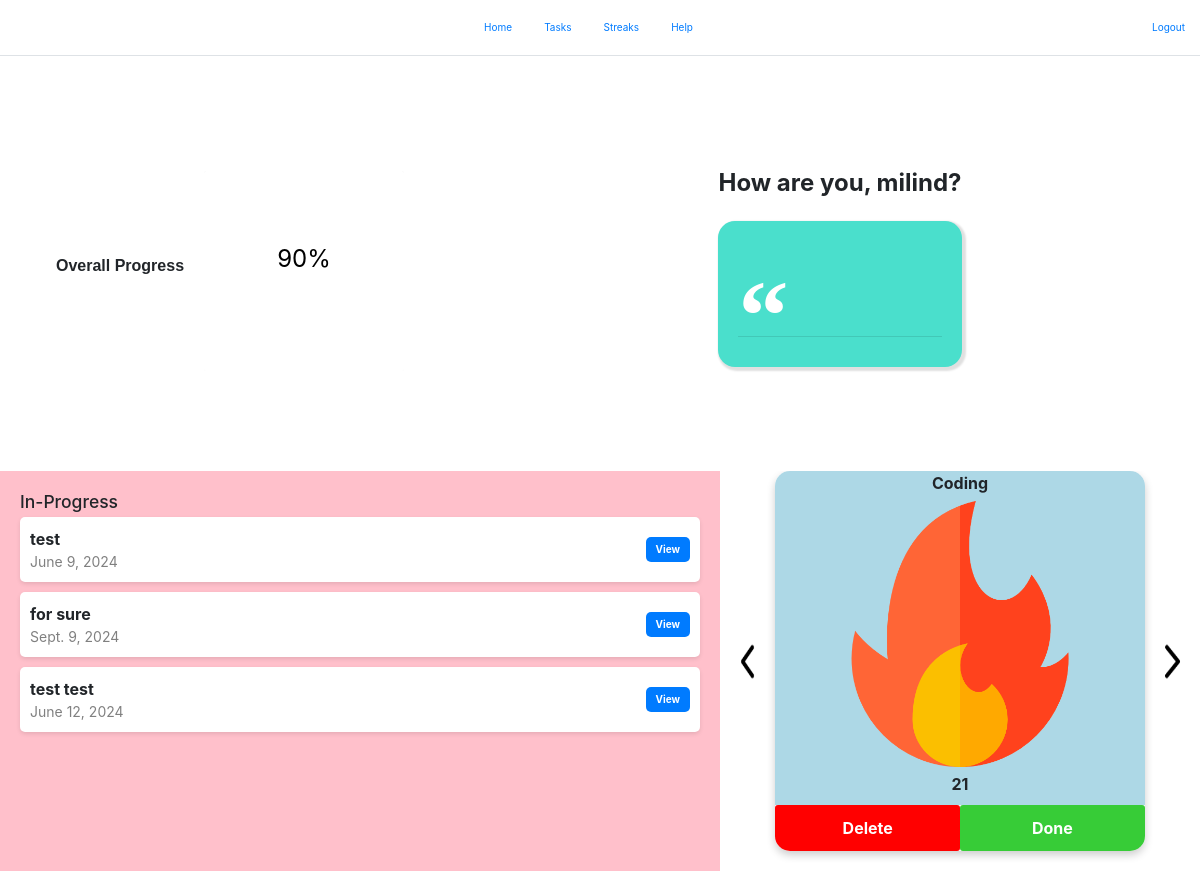
The app's page / (signed in) with its own data.
### Tasks/models.py (models this page shows, shortened)
class Task(models.Model):
    TO_DO = 'to-do'
    IN_PROGRESS = 'in progress'
    DONE = 'done'
    PROGRESS_STATUS_CHOICES = [
        (TO_DO, 'To-Do'),
        (IN_PROGRESS, 'In Progress'),
        (DONE, 'Done'),
    ]
    title = models.CharField(max_length=255)
    due_date = models.DateField()
    created_date = models.DateTimeField(auto_now_add=True)
    description = models.TextField()
    progress_status = models.CharField(
        max_length=20,
        choices=PROGRESS_STATUS_CHOICES,
        default=TO_DO,
    )
    owner = models.ForeignKey('auth.User', related_name='tasks',on_delete=models.CASCADE)

### Streaks/models.py (models this page shows, shortened)
class Streak(models.Model):
    title = models.CharField(max_length=255)
    days = models.IntegerField()
    owner = models.ForeignKey('auth.User', related_name='streaks',on_delete=models.CASCADE)

### myapp/views.py (the view)
# urls.py: path("",HomeView.as_view(), name='home'),
class HomeView(LoginRequiredMixin, TemplateView):
    template_name = 'home.html'
    def get_context_data(self, **kwargs):
        context = super().get_context_data(**kwargs)
        in_progress_tasks = Task.objects.filter(owner=self.request.user, progress_status=Task.IN_PROGRESS)
        context['in_progress_tasks'] = in_progress_tasks
        try:
            first_streak = Streak.objects.filter(owner=self.request.user).first()
            if first_streak:
                streak_data = {
                    'title': first_streak.title,
                    'days': first_streak.days,
                    'id' : first_streak.id,
                }
                context['streak'] = streak_data
            else:
                context['streak'] = None
        except Streak.DoesNotExist:
            context['streak'] = None
        return context

### templates/home.html (shortened to what this page needs)
{% extends "base.html" %}
{% block content %}
{% load static %}
<div class="red-half">
    <div class="left-section">
            <p>Overall Progress</p>
            <div class="progress blue">
                <span class="progress-left">
                </span>
                <span class="progress-right">
                </span>
                <div class="progress-value">90%</div>
            </div>
    </div>
    <div class="right-section">
        <div>
            <p class="greeting">How are you, {{ user.username }}?</p>
            <blockquote class="quote-box">
                <p class="quotation-mark">“</p>
                <hr>
            </blockquote>
        </div>
    </div>
</div>
<div class="green-half">
    <div class="pink-section">
        <h3 class="tasks-title">In-Progress</h3>
        {% for task in in_progress_tasks %}
        <div class="task-bar">
            <div>
                <div class="task-title">{{ task.title }}</div>
                <div class="task-date">{{ task.due_date }}</div>
            </div>
            <button class="task-button">View</button>
        </div>
        {% endfor %}
    </div>
    <div class="orange-section">
        <div class="left-button">
            <img src="{% static 'icons/left.png' %}" alt="">
        </div>
        <div class="floating-card">
            <div class="img-text">
                <div class="streak-title">{{ streak.title }}</div> </div>
            <div class="img-container">
                <img src="{% static 'icons/streak.png' %}" alt="Streak Image" class="floating-card-image">
            </div>
            <div class="streak-info">
                <p>{{ streak.days }}</p> </div>
            <div class="streak-buttons">
                <button class="button-red">Delete</button>
                <button class="button-green">Done</button>
            </div>
        </div>
        <div class="right-button">
            <img src="{% static 'icons/next.png' %}" alt="">
        </div>
    </div>
</div>
{% endblock %}

### static/css/style.css (style rules this page uses)
.progress { box-sizing: border-box; background: none; margin: 20px; position: relative; aspect-ratio: 1; min-width: 200px; min-height: 200px; }
.progress:after { content: ""; width: 100%; height: 100%; border-radius: 50%; position: absolute; top: 0; left: 0; }
.progress > span { width: 50%; height: 100%; overflow: hidden; position: absolute; top: 0; z-index: 1; }
.progress .progress-left { left: 0; background-color: white; }
.progress .progress-right { right: 0; background-color: white; }
.progress .progress-value { width: 90%; height: 90%; border-radius: 50%; font-size: 24px; color: black; line-height: 135px; text-align: center; position: absolute; top: 5%; left: 5%; z-index: 2; }
.progress-value { color: black; padding-top: 10px; z-index: 2; }
.red-half { height: 50vh; display: flex; }
.left-section { width: 40%; background-color: white; position: relative; display: flex; align-items: center; justify-content: center; }
.left-section>p { font-family: Verdana, Geneva, Tahoma, sans-serif; font-weight: bold; font-size: medium; }
.right-section { width: 60%; display: flex; align-items: center; justify-content: center; background-color: white; padding: 20px; box-sizing: border-box; }
.green-half { height: 50vh; display: flex; }
.pink-section { width: 60%; background-color: pink; overflow-y: auto; padding: 20px; }
.orange-section { width: 40%; background-color: white; display: flex; position: relative; overflow: hidden; padding-bottom: 20px; }
.left-button, .right-button { width: 15%; height: auto; display: flex; align-items: center; justify-content: center; }
.floating-card { width: 100%; height: 100%; background-color: white; box-shadow: 0 4px 8px rgba(0, 0, 0, 0.2); border-radius: 15px; text-align: center; overflow: hidden; display: flex; flex-direction: column; justify-content: center; align-items: center; }
.img-text { height: 10%; font: bold; font-size: medium; font-weight: bold; width: 100%; background-color: lightblue; }
.img-container { height:70%; width: 100%; flex: 1; display: flex; align-items: center; justify-content: center; background-color: lightblue; }
.img-container img { max-width: 100%; max-height: 100%; object-fit: contain; }
.streak-buttons { display: flex; justify-content: space-around; width: 100%; height: 15%; }
.streak-info { height: 10%; width: 100%; padding-top:5px; background-color: lightblue; font: bold; font-size: medium; font-weight: bold; }
.button-red, .button-green { width: 50%; border: none; cursor: pointer; font-size: medium; font-weight: bold; }
.button-red { background-color: red; color: white; }
.button-green { background-color: rgb(55, 204, 55); color: white; }
blockquote { border-left: none; }
.quote-box { overflow: hidden; border-radius: 17px; background-color: #4ADFCC; color: white; box-shadow: 2px 2px 2px 2px #E0E0E0; padding: 20px; }
.quotation-mark { font-weight: bold; font-size: 100px; color: white; font-family: "Times New Roman", Georgia, Serif; }
.greeting { font-size: 24px; font-weight: bold; margin-bottom: 20px; }
.task-bar { background-color: white; border-radius: 5px; padding: 10px; margin-bottom: 10px; display: flex; justify-content: space-between; align-items: center; box-shadow: 0 2px 4px rgba(0, 0, 0, 0.1); }
.task-title { font-size: 16px; font-weight: bold; }
.task-date { font-size: 14px; color: gray; }
.task-button { background-color: #007bff; color: white; border: none; padding: 5px 10px; border-radius: 5px; cursor: pointer; }
.left-button>img { height: 15%; width: 70%; }
.right-button>img { height: 15%; width: 70%; }

### static/css/task.css (style rules this page uses)
.task-bar { background-color: white; border-radius: 5px; padding: 10px; margin-bottom: 10px; display: flex; justify-content: space-between; align-items: center; box-shadow: 0 2px 4px rgba(0, 0, 0, 0.1); }
.task-title { font-size: 16px; font-weight: bold; }
.task-date { font-size: 14px; color: gray; }
.task-button { background-color: #007bff; color: white; border: none; padding: 5px 10px; border-radius: 5px; cursor: pointer; font-weight: bold; }

### static/css/streak.css (style rules this page uses)
.task-bar { background-color: white; border-radius: 5px; padding: 10px; margin-bottom: 10px; display: flex; justify-content: space-between; align-items: center; box-shadow: 0 2px 4px rgba(0, 0, 0, 0.1); }
.task-title { font-size: 16px; font-weight: bold; }
.task-date { font-size: 14px; color: gray; }
.task-button { background-color: #007bff; color: white; border: none; padding: 5px 10px; border-radius: 5px; cursor: pointer; font-weight: bold; }

### records on screen
Task: title "test", due_date "June 9, 2024"
Task: title "for sure", due_date "Sept. 9, 2024"
Task: title "test test", due_date "June 12, 2024"
Streak: title "Coding"

### other values on screen
{{ user.username }} "milind"
{{ streak.days }} "21"
